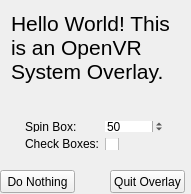
<?xml version="1.0" encoding="UTF-8"?>
<ui version="4.0">
 <class>OverlayWidget</class>
 <widget class="QWidget" name="OverlayWidget">
  <property name="geometry">
   <rect>
    <x>0</x>
    <y>0</y>
    <width>191</width>
    <height>194</height>
   </rect>
  </property>
  <property name="windowTitle">
   <string>Hello World Overlay</string>
  </property>
  <widget class="QWidget" name="verticalLayoutWidget">
   <property name="geometry">
    <rect>
     <x>0</x>
     <y>0</y>
     <width>181</width>
     <height>111</height>
    </rect>
   </property>
   <layout class="QVBoxLayout" name="verticalLayout">
    <item>
     <widget class="QLabel" name="label">
      <property name="font">
       <font>
        <pointsize>16</pointsize>
        <stylestrategy>PreferAntialias</stylestrategy>
       </font>
      </property>
      <property name="text">
       <string>Hello World! This is an OpenVR System Overlay.</string>
      </property>
      <property name="alignment">
       <set>Qt::AlignLeading|Qt::AlignLeft|Qt::AlignTop</set>
      </property>
      <property name="wordWrap">
       <bool>true</bool>
      </property>
     </widget>
    </item>
   </layout>
  </widget>
  <widget class="QWidget" name="formLayoutWidget">
   <property name="geometry">
    <rect>
     <x>14</x>
     <y>110</y>
     <width>161</width>
     <height>51</height>
    </rect>
   </property>
   <layout class="QFormLayout" name="formLayout">
    <item row="0" column="0">
     <widget class="QLabel" name="spinBoxLabel">
      <property name="text">
       <string>Spin Box:</string>
      </property>
     </widget>
    </item>
    <item row="0" column="1">
     <widget class="QSpinBox" name="spinBoxSpinBox">
      <property name="frame">
       <bool>false</bool>
      </property>
      <property name="value">
       <number>50</number>
      </property>
     </widget>
    </item>
    <item row="1" column="0">
     <widget class="QLabel" name="checkBoxesLabel">
      <property name="text">
       <string>Check Boxes:</string>
      </property>
     </widget>
    </item>
    <item row="1" column="1">
     <widget class="QCheckBox" name="checkBoxesCheckBox"/>
    </item>
   </layout>
  </widget>
  <widget class="QPushButton" name="pushButton">
   <property name="geometry">
    <rect>
     <x>110</x>
     <y>170</y>
     <width>75</width>
     <height>23</height>
    </rect>
   </property>
   <property name="text">
    <string>Quit Overlay</string>
   </property>
  </widget>
  <widget class="QPushButton" name="pushButton_2">
   <property name="geometry">
    <rect>
     <x>0</x>
     <y>170</y>
     <width>75</width>
     <height>23</height>
    </rect>
   </property>
   <property name="text">
    <string>Do Nothing</string>
   </property>
  </widget>
 </widget>
 <layoutdefault spacing="6" margin="11"/>
 <resources/>
 <connections/>
</ui>
